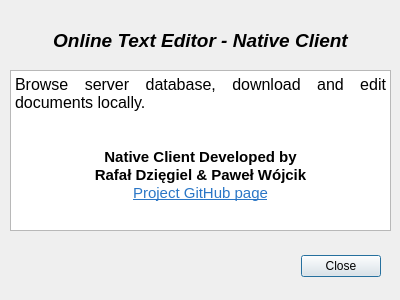
<?xml version="1.0" encoding="UTF-8"?>
<ui version="4.0">
 <class>AboutDialog</class>
 <widget class="QDialog" name="AboutDialog">
  <property name="geometry">
   <rect>
    <x>0</x>
    <y>0</y>
    <width>400</width>
    <height>300</height>
   </rect>
  </property>
  <property name="windowTitle">
   <string>About</string>
  </property>
  <widget class="QTextBrowser" name="textBrowser">
   <property name="geometry">
    <rect>
     <x>10</x>
     <y>70</y>
     <width>381</width>
     <height>161</height>
    </rect>
   </property>
   <property name="cursor" stdset="0">
    <cursorShape>ArrowCursor</cursorShape>
   </property>
   <property name="focusPolicy">
    <enum>Qt::NoFocus</enum>
   </property>
   <property name="html">
    <string>&lt;!DOCTYPE HTML PUBLIC &quot;-//W3C//DTD HTML 4.0//EN&quot; &quot;http://www.w3.org/TR/REC-html40/strict.dtd&quot;&gt;
&lt;html&gt;&lt;head&gt;&lt;meta name=&quot;qrichtext&quot; content=&quot;1&quot; /&gt;&lt;style type=&quot;text/css&quot;&gt;
p, li { white-space: pre-wrap; }
&lt;/style&gt;&lt;/head&gt;&lt;body style=&quot; font-family:'Cantarell'; font-size:11pt; font-weight:400; font-style:normal;&quot;&gt;
&lt;p align=&quot;justify&quot; style=&quot; margin-top:0px; margin-bottom:0px; margin-left:0px; margin-right:0px; -qt-block-indent:0; text-indent:0px;&quot;&gt;&lt;span style=&quot; font-size:12pt;&quot;&gt;Browse server database, download and edit documents locally.&lt;/span&gt;&lt;/p&gt;
&lt;p align=&quot;justify&quot; style=&quot;-qt-paragraph-type:empty; margin-top:0px; margin-bottom:0px; margin-left:0px; margin-right:0px; -qt-block-indent:0; text-indent:0px;&quot;&gt;&lt;br /&gt;&lt;/p&gt;
&lt;p align=&quot;justify&quot; style=&quot;-qt-paragraph-type:empty; margin-top:0px; margin-bottom:0px; margin-left:0px; margin-right:0px; -qt-block-indent:0; text-indent:0px;&quot;&gt;&lt;br /&gt;&lt;/p&gt;
&lt;p align=&quot;center&quot; style=&quot; margin-top:0px; margin-bottom:0px; margin-left:0px; margin-right:0px; -qt-block-indent:0; text-indent:0px;&quot;&gt;&lt;span style=&quot; font-weight:600;&quot;&gt;Native Client Developed by&lt;/span&gt;&lt;/p&gt;
&lt;p align=&quot;center&quot; style=&quot; margin-top:0px; margin-bottom:0px; margin-left:0px; margin-right:0px; -qt-block-indent:0; text-indent:0px;&quot;&gt;&lt;span style=&quot; font-weight:600;&quot;&gt;Rafał Dzięgiel &amp;amp; Paweł Wójcik&lt;/span&gt;&lt;/p&gt;
&lt;p align=&quot;center&quot; style=&quot; margin-top:0px; margin-bottom:0px; margin-left:0px; margin-right:0px; -qt-block-indent:0; text-indent:0px;&quot;&gt;&lt;a href=&quot;https://github.com/RafalDziegiel13k4/tech-int-project&quot;&gt;&lt;span style=&quot; text-decoration: underline; color:#2a76c6;&quot;&gt;Project GitHub page&lt;/span&gt;&lt;/a&gt;&lt;/p&gt;&lt;/body&gt;&lt;/html&gt;</string>
   </property>
   <property name="textInteractionFlags">
    <set>Qt::LinksAccessibleByKeyboard|Qt::LinksAccessibleByMouse</set>
   </property>
   <property name="openExternalLinks">
    <bool>true</bool>
   </property>
  </widget>
  <widget class="QLabel" name="aboutLabel">
   <property name="geometry">
    <rect>
     <x>10</x>
     <y>20</y>
     <width>381</width>
     <height>41</height>
    </rect>
   </property>
   <property name="font">
    <font>
     <pointsize>14</pointsize>
     <weight>75</weight>
     <italic>true</italic>
     <bold>true</bold>
    </font>
   </property>
   <property name="text">
    <string>Online Text Editor - Native Client</string>
   </property>
   <property name="alignment">
    <set>Qt::AlignCenter</set>
   </property>
  </widget>
  <widget class="QDialogButtonBox" name="aboutButtonBox">
   <property name="geometry">
    <rect>
     <x>0</x>
     <y>250</y>
     <width>381</width>
     <height>32</height>
    </rect>
   </property>
   <property name="orientation">
    <enum>Qt::Horizontal</enum>
   </property>
   <property name="standardButtons">
    <set>QDialogButtonBox::Close</set>
   </property>
  </widget>
 </widget>
 <resources/>
 <connections>
  <connection>
   <sender>aboutButtonBox</sender>
   <signal>rejected()</signal>
   <receiver>AboutDialog</receiver>
   <slot>reject()</slot>
   <hints>
    <hint type="sourcelabel">
     <x>190</x>
     <y>265</y>
    </hint>
    <hint type="destinationlabel">
     <x>199</x>
     <y>149</y>
    </hint>
   </hints>
  </connection>
 </connections>
</ui>
